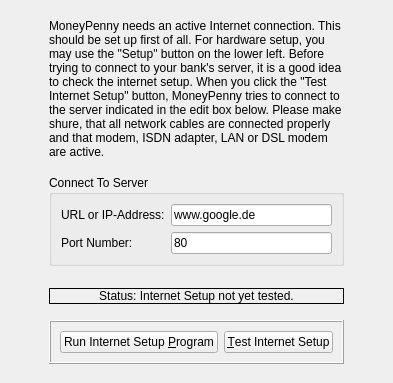
     <widget class="QWidget" name="pageInternet">
      <layout class="QHBoxLayout">
       <property name="spacing">
        <number>6</number>
       </property>
       <property name="margin">
        <number>9</number>
       </property>
       <item>
        <spacer>
         <property name="orientation">
          <enum>Qt::Horizontal</enum>
         </property>
         <property name="sizeHint" stdset="0">
          <size>
           <width>40</width>
           <height>20</height>
          </size>
         </property>
        </spacer>
       </item>
       <item>
        <layout class="QVBoxLayout">
         <property name="spacing">
          <number>6</number>
         </property>
         <property name="margin">
          <number>0</number>
         </property>
         <item>
          <spacer>
           <property name="orientation">
            <enum>Qt::Vertical</enum>
           </property>
           <property name="sizeType">
            <enum>QSizePolicy::Expanding</enum>
           </property>
           <property name="sizeHint" stdset="0">
            <size>
             <width>20</width>
             <height>10</height>
            </size>
           </property>
          </spacer>
         </item>
         <item>
          <widget class="QLabel" name="textLabel3_4">
           <property name="text">
            <string>MoneyPenny needs an active Internet connection. 
This should be set up first of all. 
For hardware setup, you may use the &quot;Setup&quot; button on the lower left.
Before trying to connect to your bank's server,
 it is a good idea to check  the internet setup. 
When you click the &quot;Test Internet Setup&quot; button,  
MoneyPenny tries to connect to the server indicated in the edit box below.
Please make shure, that all network cables are connected properly 
and that modem, ISDN adapter, LAN or DSL modem are active.</string>
           </property>
           <property name="textFormat">
            <enum>Qt::RichText</enum>
           </property>
           <property name="alignment">
            <set>Qt::AlignVCenter</set>
           </property>
           <property name="wordWrap">
            <bool>true</bool>
           </property>
          </widget>
         </item>
         <item>
          <spacer>
           <property name="orientation">
            <enum>Qt::Vertical</enum>
           </property>
           <property name="sizeType">
            <enum>QSizePolicy::Expanding</enum>
           </property>
           <property name="sizeHint" stdset="0">
            <size>
             <width>20</width>
             <height>10</height>
            </size>
           </property>
          </spacer>
         </item>
         <item>
          <widget class="QGroupBox" name="groupBox5">
           <property name="title">
            <string>Connect To Server</string>
           </property>
           <layout class="QGridLayout">
            <property name="margin">
             <number>9</number>
            </property>
            <property name="spacing">
             <number>6</number>
            </property>
            <item row="1" column="0">
             <widget class="QLabel" name="textLabel2_3">
              <property name="text">
               <string>Port Number:</string>
              </property>
              <property name="wordWrap">
               <bool>false</bool>
              </property>
             </widget>
            </item>
            <item row="1" column="1">
             <widget class="QLineEdit" name="lineEditPort">
              <property name="text">
               <string>80</string>
              </property>
             </widget>
            </item>
            <item row="0" column="0">
             <widget class="QLabel" name="textLabel1_6">
              <property name="text">
               <string>URL or IP-Address:</string>
              </property>
              <property name="wordWrap">
               <bool>false</bool>
              </property>
             </widget>
            </item>
            <item row="0" column="1">
             <widget class="QLineEdit" name="lineEditUrl">
              <property name="text">
               <string>www.google.de</string>
              </property>
             </widget>
            </item>
           </layout>
          </widget>
         </item>
         <item>
          <spacer>
           <property name="orientation">
            <enum>Qt::Vertical</enum>
           </property>
           <property name="sizeType">
            <enum>QSizePolicy::Expanding</enum>
           </property>
           <property name="sizeHint" stdset="0">
            <size>
             <width>20</width>
             <height>16</height>
            </size>
           </property>
          </spacer>
         </item>
         <item>
          <widget class="QLabel" name="labelInternetState">
           <property name="autoFillBackground">
            <bool>true</bool>
           </property>
           <property name="frameShape">
            <enum>QFrame::Box</enum>
           </property>
           <property name="text">
            <string>Status: Internet Setup not yet tested.</string>
           </property>
           <property name="alignment">
            <set>Qt::AlignCenter</set>
           </property>
           <property name="wordWrap">
            <bool>false</bool>
           </property>
          </widget>
         </item>
         <item>
          <spacer>
           <property name="orientation">
            <enum>Qt::Vertical</enum>
           </property>
           <property name="sizeType">
            <enum>QSizePolicy::Expanding</enum>
           </property>
           <property name="sizeHint" stdset="0">
            <size>
             <width>20</width>
             <height>10</height>
            </size>
           </property>
          </spacer>
         </item>
         <item>
          <widget class="QFrame" name="frame4">
           <property name="frameShape">
            <enum>QFrame::Box</enum>
           </property>
           <property name="frameShadow">
            <enum>QFrame::Raised</enum>
           </property>
           <layout class="QHBoxLayout">
            <property name="spacing">
             <number>6</number>
            </property>
            <property name="margin">
             <number>9</number>
            </property>
            <item>
             <widget class="QPushButton" name="buttonInternetSetup">
              <property name="text">
               <string>Run Internet Setup &amp;Program</string>
              </property>
              <property name="shortcut">
               <string>Alt+P</string>
              </property>
             </widget>
            </item>
            <item>
             <widget class="QPushButton" name="buttonTestInternetSetup">
              <property name="text">
               <string>&amp;Test Internet Setup</string>
              </property>
              <property name="shortcut">
               <string>Alt+T</string>
              </property>
             </widget>
            </item>
           </layout>
          </widget>
         </item>
         <item>
          <spacer>
           <property name="orientation">
            <enum>Qt::Vertical</enum>
           </property>
           <property name="sizeType">
            <enum>QSizePolicy::Expanding</enum>
           </property>
           <property name="sizeHint" stdset="0">
            <size>
             <width>20</width>
             <height>10</height>
            </size>
           </property>
          </spacer>
         </item>
        </layout>
       </item>
       <item>
        <spacer>
         <property name="orientation">
          <enum>Qt::Horizontal</enum>
         </property>
         <property name="sizeHint" stdset="0">
          <size>
           <width>40</width>
           <height>20</height>
          </size>
         </property>
        </spacer>
       </item>
      </layout>
     </widget>
